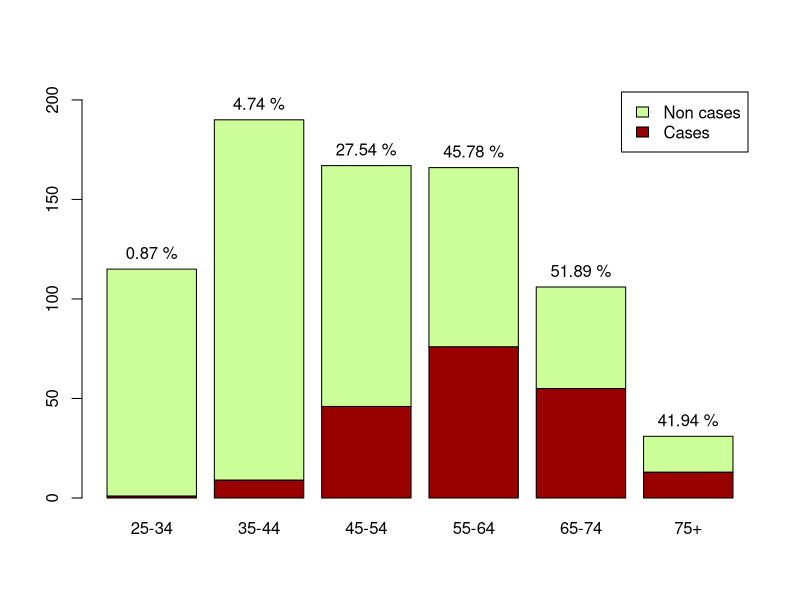

This chart was generated by the following R code:
## ---- chunk 1
knitr::opts_chunk$set(echo = TRUE)
## ---- chunk 2
head(esoph, 8)
cat("Number of combinations: ", dim(esoph)[1], "\nNumber of persons checked: ",
    sum(esoph $ncontrols))
## ---- chunk 3
summary(esoph)
## ---- chunk 4
cases = tapply(esoph $ncases, esoph $agegp, sum)
controls = tapply(esoph $ncontrols, esoph $agegp, sum)

non_cases = controls - cases
percentages = cases / controls * 100

ylim <- c(0, 1.1*max(controls))
plot <- barplot(rbind(cases, non_cases), ylim=ylim, legend=c("Cases", "Non cases"),
                col=c("#990000", "#CCFF99"))
text(x=plot, y=controls, label=paste(round(percentages, 2), "%"), pos=3)
